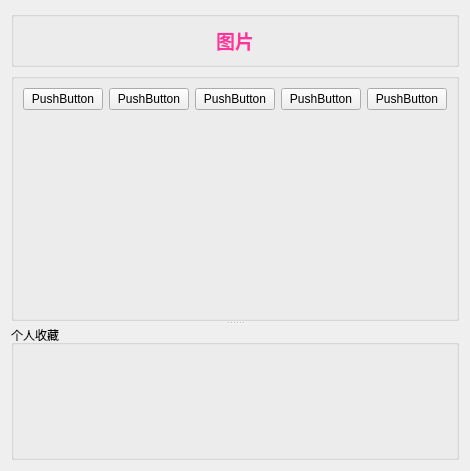
<?xml version="1.0" encoding="UTF-8"?>
<ui version="4.0">
 <class>Form</class>
 <widget class="QWidget" name="Form">
  <property name="geometry">
   <rect>
    <x>0</x>
    <y>0</y>
    <width>439</width>
    <height>471</height>
   </rect>
  </property>
  <property name="windowTitle">
   <string>Form</string>
  </property>
  <layout class="QVBoxLayout" name="verticalLayout">
   <item>
    <widget class="QGroupBox" name="groupBox_3">
     <property name="title">
      <string/>
     </property>
     <property name="flat">
      <bool>true</bool>
     </property>
     <layout class="QVBoxLayout" name="verticalLayout_2">
      <item>
       <widget class="QLabel" name="label">
        <property name="text">
         <string>&lt;html&gt;&lt;head/&gt;&lt;body&gt;&lt;p align=&quot;center&quot;&gt;&lt;span style=&quot; font-size:14pt; font-weight:600; color:#ff359d;&quot;&gt;图片&lt;/span&gt;&lt;/p&gt;&lt;/body&gt;&lt;/html&gt;</string>
        </property>
        <property name="scaledContents">
         <bool>false</bool>
        </property>
        <property name="alignment">
         <set>Qt::AlignCenter</set>
        </property>
       </widget>
      </item>
     </layout>
    </widget>
   </item>
   <item>
    <widget class="QSplitter" name="splitter">
     <property name="orientation">
      <enum>Qt::Vertical</enum>
     </property>
     <widget class="QGroupBox" name="groupBox">
      <property name="title">
       <string/>
      </property>
      <layout class="QVBoxLayout" name="verticalLayout_3">
       <item>
        <layout class="QHBoxLayout" name="horizontalLayout">
         <item>
          <widget class="QPushButton" name="pushButton">
           <property name="text">
            <string>PushButton</string>
           </property>
          </widget>
         </item>
         <item>
          <widget class="QPushButton" name="pushButton_5">
           <property name="text">
            <string>PushButton</string>
           </property>
          </widget>
         </item>
         <item>
          <widget class="QPushButton" name="pushButton_4">
           <property name="text">
            <string>PushButton</string>
           </property>
          </widget>
         </item>
         <item>
          <widget class="QPushButton" name="pushButton_3">
           <property name="text">
            <string>PushButton</string>
           </property>
          </widget>
         </item>
         <item>
          <widget class="QPushButton" name="pushButton_2">
           <property name="text">
            <string>PushButton</string>
           </property>
          </widget>
         </item>
        </layout>
       </item>
       <item>
        <widget class="QStackedWidget" name="stackedWidget">
         <property name="currentIndex">
          <number>0</number>
         </property>
         <widget class="QWidget" name="page"/>
         <widget class="QWidget" name="page_2"/>
        </widget>
       </item>
      </layout>
      <zorder>groupBox_3</zorder>
      <zorder>pushButton</zorder>
      <zorder>pushButton_2</zorder>
      <zorder>pushButton_3</zorder>
      <zorder>pushButton_4</zorder>
      <zorder>pushButton_5</zorder>
      <zorder>stackedWidget</zorder>
     </widget>
     <widget class="QGroupBox" name="groupBox_2">
      <property name="title">
       <string>个人收藏</string>
      </property>
     </widget>
    </widget>
   </item>
  </layout>
 </widget>
 <resources/>
 <connections/>
</ui>
